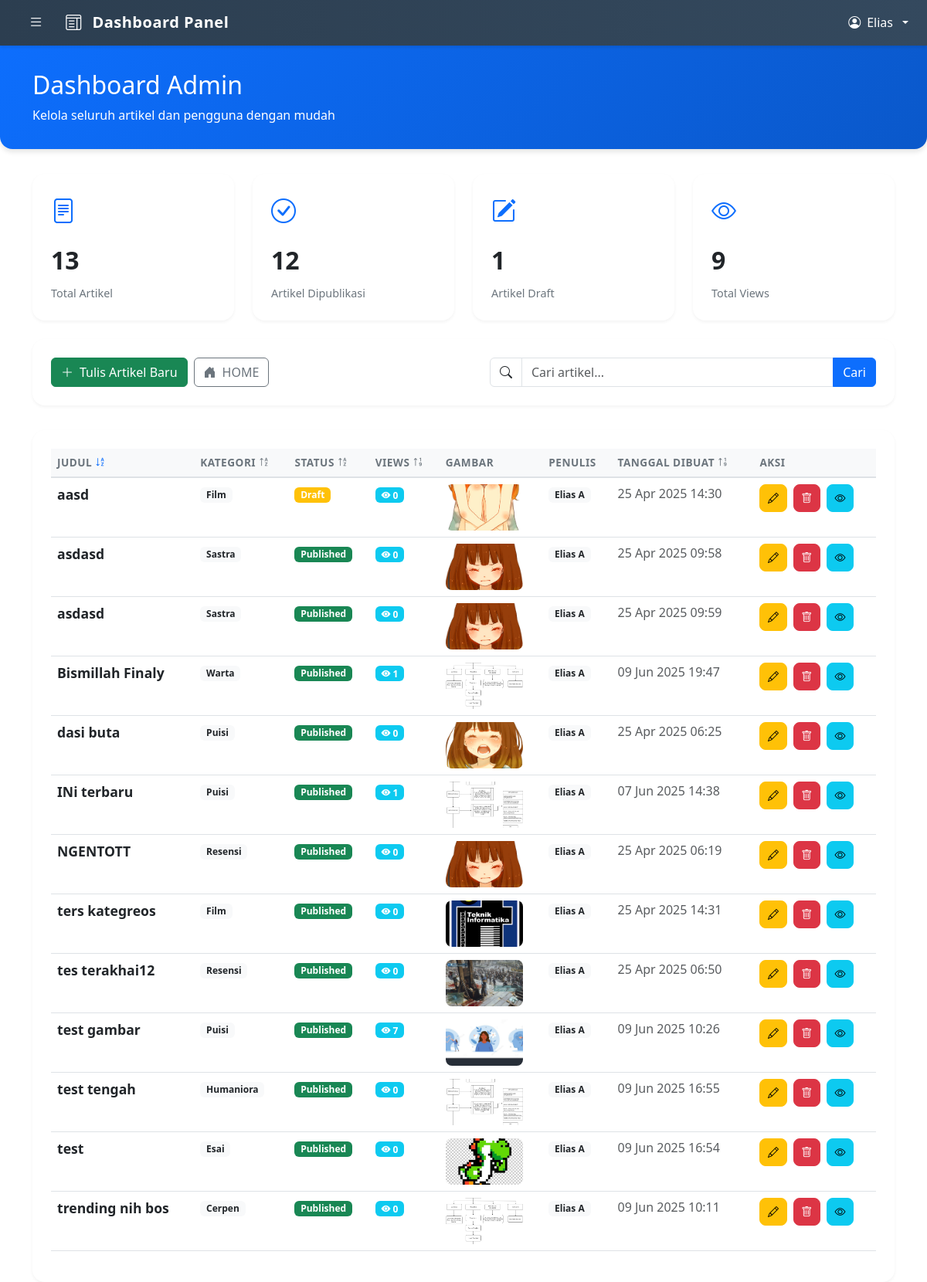
Page /bloging/dashboard/admin/blogs_management.php?sort=title&order=ASC (signed in) on the committed database.
### tables this page shows
CREATE TABLE IF NOT EXISTS `blogs` (
  `id` int NOT NULL AUTO_INCREMENT,
  `title` varchar(255) NOT NULL,
  `content` text NOT NULL,
  `image` varchar(255) DEFAULT NULL,
  `created_at` timestamp NULL DEFAULT CURRENT_TIMESTAMP,
  `category_id` int DEFAULT NULL,
  `author_id` int DEFAULT NULL,
  `author_type` enum('admin','user') DEFAULT NULL,
  `status` enum('draft','published') DEFAULT 'draft',
  `views` int NOT NULL DEFAULT '0',
  PRIMARY KEY (`id`)
);

CREATE TABLE IF NOT EXISTS `category` (
  `id` int NOT NULL AUTO_INCREMENT,
  `category` varchar(127) NOT NULL,
  `parent_id` int DEFAULT NULL,
  PRIMARY KEY (`id`),
  KEY `parent_id` (`parent_id`)
);

### bloging/dashboard/admin/blogs_management.php (the view, shortened to what this page needs)
<?php
include '../../config.php';
$search = isset($_GET['search']) ? trim($_GET['search']) : '';
$search_display = $search;
$sort = isset($_GET['sort']) ? $_GET['sort'] : 'created_at';
$order = isset($_GET['order']) ? $_GET['order'] : 'DESC';
$query = "
    SELECT blogs.*,
           category.category AS category_name,
           users.fname AS user_name,
           admin.first_name AS admin_first,
           admin.last_name AS admin_last
    FROM blogs
    LEFT JOIN category ON blogs.category_id = category.id
    LEFT JOIN users ON blogs.author_type = 'user' AND blogs.author_id = users.id
    LEFT JOIN admin ON blogs.author_type = 'admin' AND blogs.author_id = admin.id
    WHERE 1=1
";
$allowed_sort_columns = ['title', 'category_name', 'status', 'views', 'created_at'];
$sort = in_array($sort, $allowed_sort_columns) ? $sort : 'created_at';
$order = strtoupper($order) === 'ASC' ? 'ASC' : 'DESC';
$query .= " ORDER BY " . ($sort === 'category_name' ? 'category.category' : 'blogs.' . $sort) . " " . $order;
$stmt = $conn->prepare($query);
$stmt->execute();
$result = $stmt->get_result();
$stats_query = "
    SELECT
        COUNT(*) as total_blogs,
        SUM(CASE WHEN status = 'published' THEN 1 ELSE 0 END) as published_blogs,
        SUM(CASE WHEN status = 'draft' THEN 1 ELSE 0 END) as draft_blogs,
        SUM(views) as total_views
    FROM blogs
";
$stats_result = $conn->query($stats_query);
$stats = $stats_result->fetch_assoc();
?>
<!DOCTYPE html>
<html lang="id">
<head>
    <link href="https://cdn.jsdelivr.net/npm/bootstrap@5.3.0/dist/css/bootstrap.min.css" rel="stylesheet">
    <link href="https://cdn.jsdelivr.net/npm/bootstrap-icons@1.10.5/font/bootstrap-icons.css" rel="stylesheet">
</head>
<body>
    <?php include '../components/navbar.php'; ?>
    <?php include '../components/sidebar.php'; ?>
    <div class="dashboard-header">
        <div class="container">
            <h2 class="mb-2">Dashboard Admin</h2>
            <p class="mb-0">Kelola seluruh artikel dan pengguna dengan mudah</p>
        </div>
    </div>
    <div class="container">
        <div class="row g-4 mb-4">
            <div class="col-md-3">
                <div class="stats-card">
                    <div class="stats-icon">
                        <i class="bi bi-file-text"></i>
                    </div>
                    <div class="stats-number"><?= number_format($stats['total_blogs']) ?></div>
                    <div class="stats-label">Total Artikel</div>
                </div>
            </div>
            <div class="col-md-3">
                <div class="stats-card">
                    <div class="stats-icon">
                        <i class="bi bi-check-circle"></i>
                    </div>
                    <div class="stats-number"><?= number_format($stats['published_blogs']) ?></div>
                    <div class="stats-label">Artikel Dipublikasi</div>
                </div>
            </div>
            <div class="col-md-3">
                <div class="stats-card">
                    <div class="stats-icon">
                        <i class="bi bi-pencil-square"></i>
                    </div>
                    <div class="stats-number"><?= number_format($stats['draft_blogs']) ?></div>
                    <div class="stats-label">Artikel Draft</div>
                </div>
            </div>
            <div class="col-md-3">
                <div class="stats-card">
                    <div class="stats-icon">
                        <i class="bi bi-eye"></i>
                    </div>
                    <div class="stats-number"><?= number_format($stats['total_views']) ?></div>
                    <div class="stats-label">Total Views</div>
                </div>
            </div>
        </div>
        <div class="search-container">
            <div class="d-flex justify-content-between align-items-center flex-wrap gap-3">
                <div class="d-flex gap-2">
                    <a href="../../add_blog.php" class="btn btn-success d-inline-flex align-items-center gap-2">
                        <i class="bi bi-plus-lg"></i> Tulis Artikel Baru
                    </a>
                    <a href="../../../index.php" class="btn btn-outline-secondary d-inline-flex align-items-center gap-2">
                        <i class="bi bi-house-door-fill"></i> HOME
                    </a>
                </div>
                <form class="d-flex gap-2 flex-grow-1" method="GET" style="max-width: 500px;">
                    <div class="input-group">
                        <span class="input-group-text bg-white">
                            <i class="bi bi-search"></i>
                        </span>
                        <input type="text" name="search" class="form-control" placeholder="Cari artikel..." value="<?= htmlspecialchars($search_display) ?>">
                        <button type="submit" class="btn btn-primary">Cari</button>
                    </div>
                </form>
            </div>
        </div>
        <div class="table-container">
            <div class="table-responsive">
                <table class="table table-hover">
                    <thead>
                        <tr>
                            <th>
                                Judul
                                <a href="?sort=title&order=<?= $sort === 'title' && $order === 'ASC' ? 'DESC' : 'ASC' ?><?= !empty($search_display) ? '&search=' . urlencode($search_display) : '' ?>" class="sort-icon <?= $sort === 'title' ? 'active' : '' ?>">
                                    <i class="bi bi-sort-alpha-<?= $sort === 'title' && $order === 'ASC' ? 'down' : 'up' ?>"></i>
                                </a>
                            </th>
                            <th>
                                Kategori
                                <a href="?sort=category_name&order=<?= $sort === 'category_name' && $order === 'ASC' ? 'DESC' : 'ASC' ?><?= !empty($search_display) ? '&search=' . urlencode($search_display) : '' ?>" class="sort-icon <?= $sort === 'category_name' ? 'active' : '' ?>">
                                    <i class="bi bi-sort-alpha-<?= $sort === 'category_name' && $order === 'ASC' ? 'down' : 'up' ?>"></i>
                                </a>
                            </th>
                            <th>
                                Status
                                <a href="?sort=status&order=<?= $sort === 'status' && $order === 'ASC' ? 'DESC' : 'ASC' ?><?= !empty($search_display) ? '&search=' . urlencode($search_display) : '' ?>" class="sort-icon <?= $sort === 'status' ? 'active' : '' ?>">
                                    <i class="bi bi-sort-alpha-<?= $sort === 'status' && $order === 'ASC' ? 'down' : 'up' ?>"></i>
                                </a>
                            </th>
                            <th>
                                Views
                                <a href="?sort=views&order=<?= $sort === 'views' && $order === 'ASC' ? 'DESC' : 'ASC' ?><?= !empty($search_display) ? '&search=' . urlencode($search_display) : '' ?>" class="sort-icon <?= $sort === 'views' ? 'active' : '' ?>">
                                    <i class="bi bi-sort-numeric-<?= $sort === 'views' && $order === 'ASC' ? 'down' : 'up' ?>"></i>
                                </a>
                            </th>
                            <th>Gambar</th>
                            <th>Penulis</th>
                            <th>
                                Tanggal Dibuat
                                <a href="?sort=created_at&order=<?= $sort === 'created_at' && $order === 'ASC' ? 'DESC' : 'ASC' ?><?= !empty($search_display) ? '&search=' . urlencode($search_display) : '' ?>" class="sort-icon <?= $sort === 'created_at' ? 'active' : '' ?>">
                                    <i class="bi bi-sort-numeric-<?= $sort === 'created_at' && $order === 'ASC' ? 'down' : 'up' ?>"></i>
                                </a>
                            </th>
                            <th>Aksi</th>
                        </tr>
                    </thead>
                    <tbody>
                        <?php while ($row = $result->fetch_assoc()): ?>
                            <tr>
                                <td class="blog-title"><?= strip_tags($row['title']) ?></td>
                                <td>
                                    <span class="badge bg-light text-dark">
                                        <?= htmlspecialchars($row['category_name']) ?>
                                    </span>
                                </td>
                                <td>
                                    <span class="badge bg-<?= $row['status'] === 'published' ? 'success' : 'warning' ?>">
                                        <?= ucfirst($row['status']) ?>
                                    </span>
                                </td>
                                <td>
                                    <span class="badge bg-info">
                                        <i class="bi bi-eye-fill"></i> <?= number_format($row['views']) ?>
                                    </span>
                                </td>
                                <td>
                                    <?php
                                    $imagePath = !empty($row['image']) ? "../../uploads/" . basename($row['image']) : "";
                                    if (!empty($imagePath) && file_exists($imagePath)): ?>
                                        <div class="thumbnail-container">
                                            <img src="<?= $imagePath ?>" alt="Thumbnail" class="img-fluid">
                                        </div>
                                    <?php else: ?>
                                        <span class="badge bg-light text-dark">
                                            <i class="bi bi-image"></i> No Image
                                        </span>
                                    <?php endif; ?>
                                </td>
                                <td>
                                    <span class="badge bg-light text-dark">
                                        <?= $row['author_type'] === 'admin'
                                            ? htmlspecialchars($row['admin_first'] . ' ' . $row['admin_last'])
                                            : htmlspecialchars($row['user_name']) ?>
                                    </span>
                                </td>
                                <td>
                                    <span class="text-muted">
                                        <?= date('d M Y H:i', strtotime($row['created_at'])) ?>
                                    </span>
                                </td>
                                <td>
                                    <div class="action-buttons">
                                        <a href="../../edit_blog.php?id=<?= $row['id'] ?>" class="btn btn-warning btn-sm" title="Edit">
                                            <i class="bi bi-pencil"></i>
                                        </a>
                                        <a href="../../delete_blog.php?id=<?= $row['id'] ?>" class="btn btn-danger btn-sm" onclick="return confirm('Yakin ingin menghapus?')" title="Hapus">
                                            <i class="bi bi-trash"></i>
                                        </a>
                                        <a href="../../../view_detail.php?id=<?= $row['id'] ?>" class="btn btn-info btn-sm" title="Lihat">
                                            <i class="bi bi-eye"></i>
                                        </a>
                                    </div>
                                </td>
                            </tr>
                        <?php endwhile; ?>
                    </tbody>
                </table>
            </div>
        </div>
    </div>
</body>
</html>

### bloging/dashboard/admin/blogs_management.php (style rules this page uses)
:root { --primary-color: #0d6efd; --secondary-color: #6c757d; --success-color: #198754; --warning-color: #ffc107; --danger-color: #dc3545; --info-color: #0dcaf0; }
body { background-color: #f8f9fa; }
.dashboard-header { background: linear-gradient(135deg, var(--primary-color), #0a58ca); color: white; padding: 2rem 0; margin-bottom: 2rem; border-radius: 0 0 1rem 1rem; box-shadow: 0 4px 6px rgba(0, 0, 0, 0.1); }
.stats-card { background: white; border-radius: 1rem; padding: 1.5rem; box-shadow: 0 2px 4px rgba(0, 0, 0, 0.05); transition: transform 0.2s; border: none; }
.stats-icon { font-size: 2rem; margin-bottom: 1rem; color: var(--primary-color); }
.stats-number { font-size: 2rem; font-weight: bold; margin-bottom: 0.5rem; }
.stats-label { color: var(--secondary-color); font-size: 0.9rem; }
.search-container { background: white; padding: 1.5rem; border-radius: 1rem; box-shadow: 0 2px 4px rgba(0, 0, 0, 0.05); margin-bottom: 2rem; }
.table-container { background: white; padding: 1.5rem; border-radius: 1rem; box-shadow: 0 2px 4px rgba(0, 0, 0, 0.05); }
.table { margin-bottom: 0; }
.table thead th { background-color: #f8f9fa; border-bottom: 2px solid #dee2e6; color: var(--secondary-color); font-weight: 600; text-transform: uppercase; font-size: 0.85rem; letter-spacing: 0.5px; }
.sort-icon { cursor: pointer; color: var(--secondary-color); transition: color 0.2s; }
.sort-icon.active { color: var(--primary-color); }
.blog-title { font-weight: bold; font-size: 1.1em; color: var(--primary-color); }
.badge { padding: 0.5em 0.8em; font-weight: 500; }
.thumbnail-container { width: 100px; height: 60px; overflow: hidden; border-radius: 0.5rem; }
.thumbnail-container img { width: 100%; height: 100%; object-fit: cover; }
.action-buttons { display: flex; gap: 0.5rem; }
.action-buttons .btn { padding: 0.4rem 0.6rem; border-radius: 0.5rem; }

### rows in the picture
blogs: title "aasd", category.category "Film", status "Draft", views "0", image (picture), admin.first_name+last_name "Elias A", created_at "25 Apr 2025 14:30"
blogs: title "asdasd", category.category "Sastra", status "Published", views "0", image (picture), admin.first_name+last_name "Elias A", created_at "25 Apr 2025 09:58"
blogs: title "asdasd", category.category "Sastra", status "Published", views "0", image (picture), admin.first_name+last_name "Elias A", created_at "25 Apr 2025 09:59"
blogs: title "Bismillah Finaly", category.category "Warta", status "Published", views "1", image (picture), admin.first_name+last_name "Elias A", created_at "09 Jun 2025 19:47"
blogs: title "dasi buta", category.category "Puisi", status "Published", views "0", image (picture), admin.first_name+last_name "Elias A", created_at "25 Apr 2025 06:25"
blogs: title "INi terbaru", category.category "Puisi", status "Published", views "1", image (picture), admin.first_name+last_name "Elias A", created_at "07 Jun 2025 14:38"
blogs: title "NGENTOTT", category.category "Resensi", status "Published", views "0", image (picture), admin.first_name+last_name "Elias A", created_at "25 Apr 2025 06:19"
blogs: title "ters kategreos", category.category "Film", status "Published", views "0", image (picture), admin.first_name+last_name "Elias A", created_at "25 Apr 2025 14:31"
blogs: title "tes terakhai12", category.category "Resensi", status "Published", views "0", image (picture), admin.first_name+last_name "Elias A", created_at "25 Apr 2025 06:50"
blogs: title "test gambar", category.category "Puisi", status "Published", views "7", image (picture), admin.first_name+last_name "Elias A", created_at "09 Jun 2025 10:26"
blogs: title "test tengah", category.category "Humaniora", status "Published", views "0", image (picture), admin.first_name+last_name "Elias A", created_at "09 Jun 2025 16:55"
blogs: title "test", category.category "Esai", status "Published", views "0", image (picture), admin.first_name+last_name "Elias A", created_at "09 Jun 2025 16:54"
blogs: title "trending nih bos", category.category "Cerpen", status "Published", views "0", image (picture), admin.first_name+last_name "Elias A", created_at "09 Jun 2025 10:11"

### other values in the picture
$displayName "Elias"
$stats['total_blogs'] "13"
$stats['published_blogs'] "12"
$stats['draft_blogs'] "1"
$stats['total_views'] "9"
